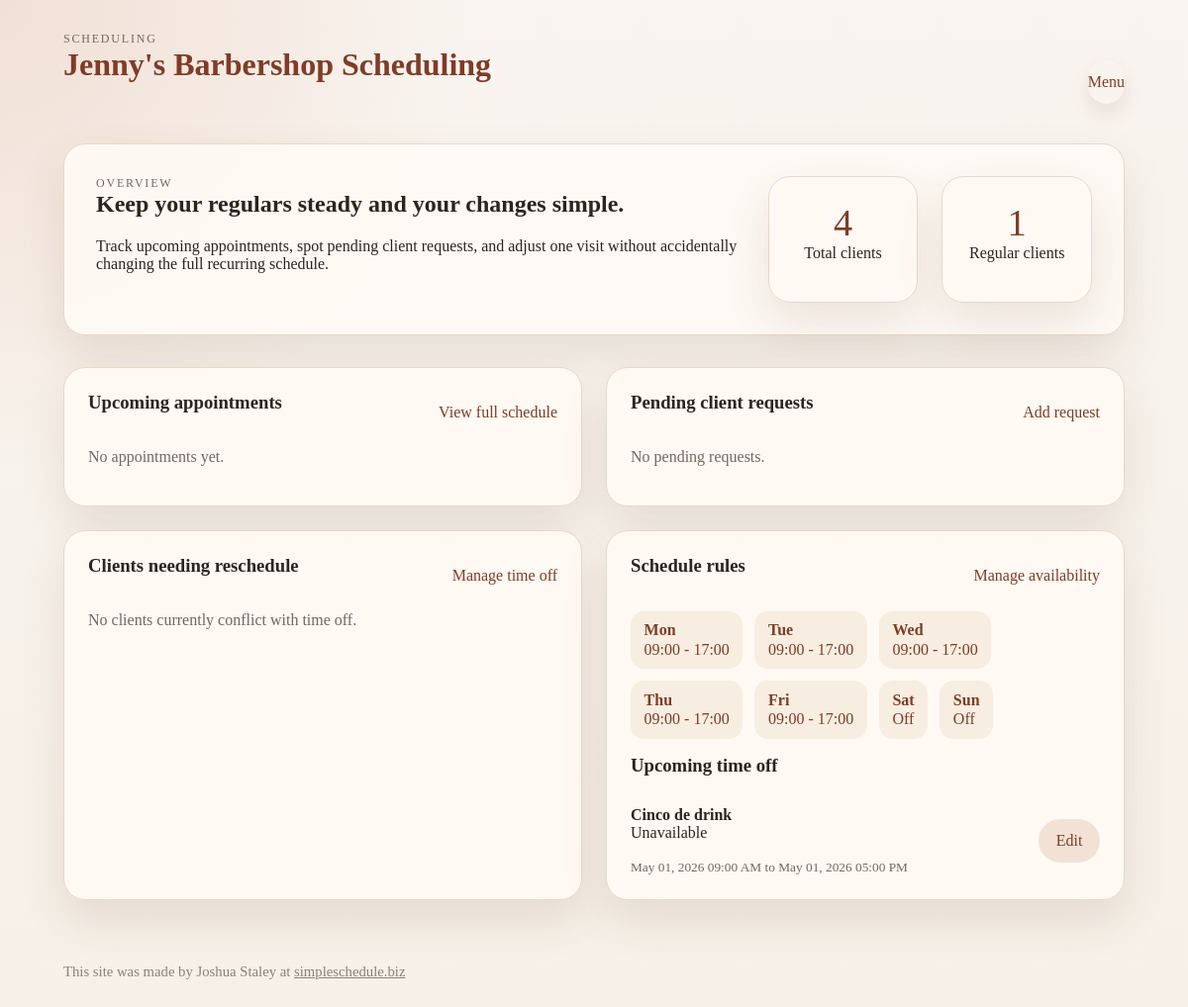
/dashboard (signed in), run on an earlier commit of the app's database.
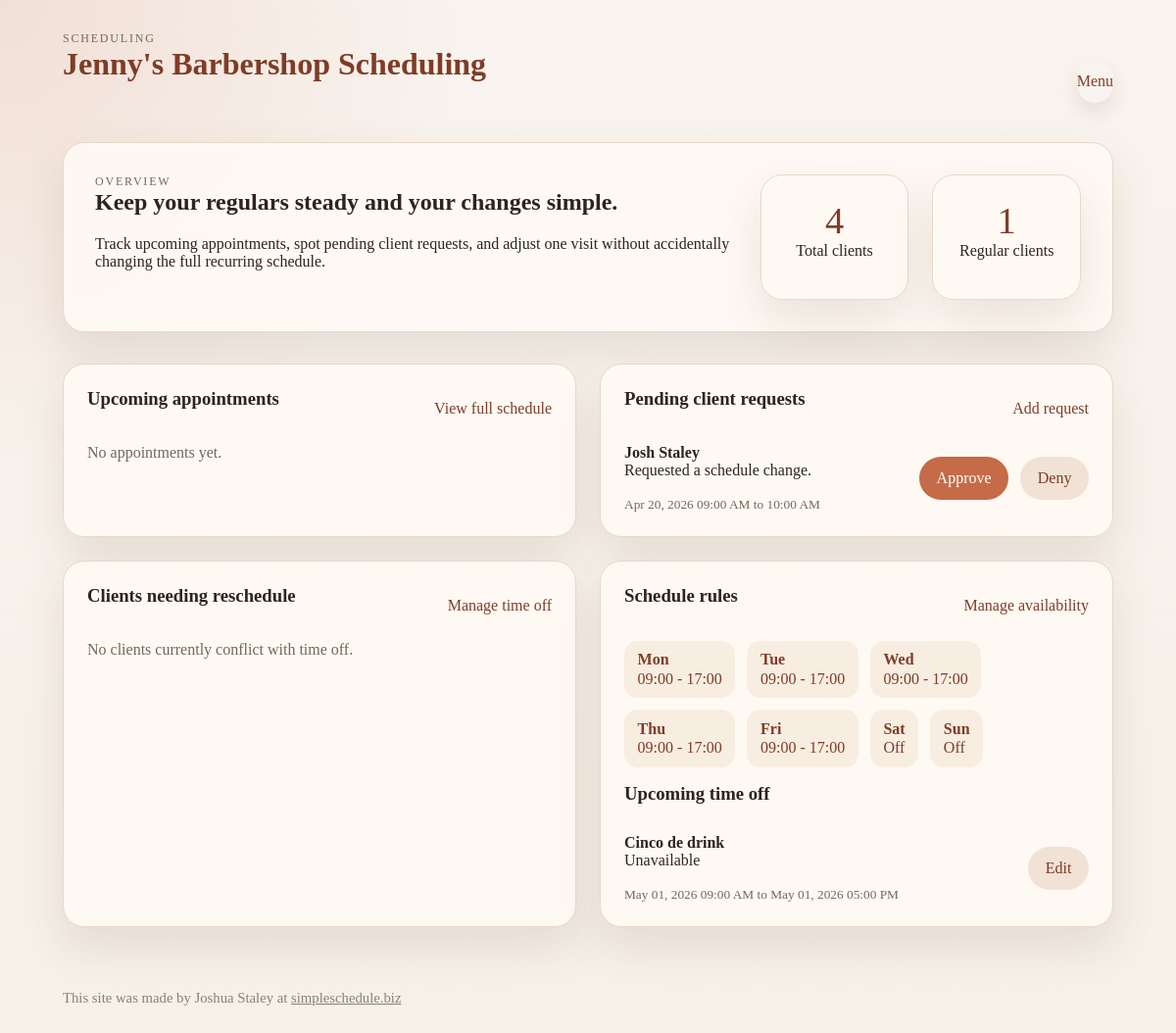
And on a later commit of the database.
### salon_scheduler/models.py (models this page shows)
class WorkingHours(db.Model):
    id = db.Column(db.Integer, primary_key=True)
    weekday = db.Column(db.Integer, nullable=False, unique=True)
    is_active = db.Column(db.Boolean, default=False, nullable=False)
    start_time = db.Column(db.String(5))
    end_time = db.Column(db.String(5))
    created_at = db.Column(db.DateTime, default=datetime.utcnow, nullable=False)
    updated_at = db.Column(db.DateTime, default=datetime.utcnow, onupdate=datetime.utcnow, nullable=False)

class Unavailability(db.Model):
    id = db.Column(db.Integer, primary_key=True)
    title = db.Column(db.String(120), nullable=False)
    start_datetime = db.Column(db.DateTime, nullable=False)
    end_datetime = db.Column(db.DateTime, nullable=False)
    is_recurring = db.Column(db.Boolean, default=False, nullable=False)
    recurrence = db.Column(db.String(20))
    weekday = db.Column(db.Integer)
    repeat_until = db.Column(db.DateTime)
    notes = db.Column(db.Text)
    created_at = db.Column(db.DateTime, default=datetime.utcnow, nullable=False)

class ChangeRequest(db.Model):
    id = db.Column(db.Integer, primary_key=True)
    client_id = db.Column(db.Integer, db.ForeignKey("client.id"), nullable=False)
    appointment_id = db.Column(db.Integer, db.ForeignKey("appointment.id"))
    promotion_id = db.Column(db.Integer, db.ForeignKey("promotion.id"))
    requested_start = db.Column(db.DateTime, nullable=False)
    requested_end = db.Column(db.DateTime, nullable=False)
    message = db.Column(db.Text)
    status = db.Column(db.String(20), default="pending", nullable=False)
    created_at = db.Column(db.DateTime, default=datetime.utcnow, nullable=False)
    client = db.relationship("Client", back_populates="change_requests")
    appointment = db.relationship("Appointment", back_populates="change_requests")
    services = db.relationship("Service", secondary=change_request_services, back_populates="change_requests")
    promotion = db.relationship("Promotion", back_populates="change_requests")

class Client(db.Model):
    id = db.Column(db.Integer, primary_key=True)
    first_name = db.Column(db.String(80), nullable=False)
    last_name = db.Column(db.String(80), nullable=False)
    birthdate = db.Column(db.Date)
    phone = db.Column(db.String(40))
    email = db.Column(db.String(120))
    notes = db.Column(db.Text)
    photo_filename = db.Column(db.String(255))
    is_regular = db.Column(db.Boolean, default=False, nullable=False)
    created_at = db.Column(db.DateTime, default=datetime.utcnow, nullable=False)
    appointments = db.relationship("Appointment", back_populates="client", cascade="all, delete-orphan")
    recurring_series = db.relationship("RecurringSeries", back_populates="client", cascade="all, delete-orphan")
    change_requests = db.relationship("ChangeRequest", back_populates="client", cascade="all, delete-orphan")
    promotions = db.relationship("Promotion", secondary=promotion_clients, back_populates="eligible_clients")
    @property
    def full_name(self) -> str:
        return f"{self.first_name} {self.last_name}".strip()

### salon_scheduler/routes.py (the view)
@main_bp.route("/dashboard")
@stylist_login_required
def dashboard():
    for series in RecurringSeries.query.filter_by(active=True).all():
        generate_future_appointments(series)
    db.session.commit()
    now = datetime.utcnow()
    today_start = datetime.combine(now.date(), time.min)
    tomorrow_end = datetime.combine(now.date() + timedelta(days=1), time.max)
    upcoming_appointments = (
        Appointment.query.join(Client)
        .filter(Appointment.start_datetime >= today_start, Appointment.start_datetime <= tomorrow_end)
        .order_by(Appointment.start_datetime.asc())
        .all()
    )
    pending_requests = (
        ChangeRequest.query.join(Client)
        .filter(ChangeRequest.status == "pending")
        .order_by(ChangeRequest.created_at.desc())
        .all()
    )
    reschedule_appointments = collect_conflicting_appointments()
    upcoming_unavailability = (
        Unavailability.query.filter(
            (Unavailability.is_recurring.is_(True)) | (Unavailability.end_datetime >= datetime.utcnow())
        )
        .order_by(Unavailability.start_datetime.asc())
        .limit(6)
        .all()
    )
    working_hours = [
        get_working_hours_map().get(index) or WorkingHours(weekday=index, is_active=False)
        for index in range(7)
    ]
    client_count = Client.query.count()
    regular_count = Client.query.filter_by(is_regular=True).count()
    return render_template(
        "dashboard.html",
        upcoming_appointments=upcoming_appointments,
        pending_requests=pending_requests,
        reschedule_appointments=reschedule_appointments,
        upcoming_unavailability=upcoming_unavailability,
        working_hours=working_hours,
        client_count=client_count,
        regular_count=regular_count,
    )

### salon_scheduler/templates/dashboard.html
{% extends "base.html" %}
{% block content %}
<section class="hero">
    <div>
        <p class="eyebrow">Overview</p>
        <h2>Keep your regulars steady and your changes simple.</h2>
        <p>Track upcoming appointments, spot pending client requests, and adjust one visit without accidentally changing the full recurring schedule.</p>
    </div>
    <div class="stats">
        <article class="card stat">
            <span>{{ client_count }}</span>
            <p>Total clients</p>
        </article>
        <article class="card stat">
            <span>{{ regular_count }}</span>
            <p>Regular clients</p>
        </article>
    </div>
</section>
<section class="grid two-col">
    <div class="card">
        <div class="section-heading">
            <h3>Upcoming appointments</h3>
            <a href="{{ url_for('main.schedule') }}">View full schedule</a>
        </div>
        {% if upcoming_appointments %}
            <div class="list">
                {% for appointment in upcoming_appointments %}
                    <article class="list-item">
                        <div>
                            <strong>{{ appointment.client.full_name }}</strong>
                            <p>{{ appointment.title }}</p>
                            <small>{{ appointment.start_datetime.strftime("%b %d, %Y %I:%M %p") }} to {{ appointment.end_datetime.strftime("%I:%M %p") }}</small>
                            {% if appointment.client.notes %}
                                <small class="detail note-detail">Client notes: {{ appointment.client.notes }}</small>
                            {% endif %}
                        </div>
                        <a class="button subtle" href="{{ url_for('main.edit_appointment', appointment_id=appointment.id) }}">Edit</a>
                    </article>
                {% endfor %}
            </div>
        {% else %}
            <p class="empty">No appointments yet.</p>
        {% endif %}
    </div>
    <div class="card">
        <div class="section-heading">
            <h3>Pending client requests</h3>
            <a href="{{ url_for('main.create_change_request') }}">Add request</a>
        </div>
        {% if pending_requests %}
            <div class="list">
                {% for item in pending_requests %}
                    <article class="list-item request-item">
                        <div>
                            <strong>{{ item.client.full_name }}</strong>
                            <p>{{ item.message or "Requested a schedule change." }}</p>
                            <small>{{ item.requested_start.strftime("%b %d, %Y %I:%M %p") }} to {{ item.requested_end.strftime("%I:%M %p") }}</small>
                        </div>
                        <div class="actions">
                            <form method="post" action="{{ url_for('main.handle_change_request', request_id=item.id, action='approve') }}">
                                <button class="button" type="submit">Approve</button>
                            </form>
                            <form method="post" action="{{ url_for('main.handle_change_request', request_id=item.id, action='deny') }}">
                                <button class="button subtle" type="submit">Deny</button>
                            </form>
                        </div>
                    </article>
                {% endfor %}
            </div>
        {% else %}
            <p class="empty">No pending requests.</p>
        {% endif %}
    </div>
</section>
<section class="grid two-col dashboard-bottom">
    <div class="card">
        <div class="section-heading">
            <h3>Clients needing reschedule</h3>
            <a href="{{ url_for('main.manage_unavailability') }}">Manage time off</a>
        </div>
        {% if reschedule_appointments %}
            <div class="list">
                {% for appointment in reschedule_appointments %}
                    <article class="list-item">
                        <div>
                            <strong>{{ appointment.client.full_name }}</strong>
                            <p>{{ appointment.title }}</p>
                            <small>{{ appointment.start_datetime.strftime("%b %d, %Y %I:%M %p") }} to {{ appointment.end_datetime.strftime("%I:%M %p") }}</small>
                            {% if appointment.client.notes %}
                                <small class="detail note-detail">Client notes: {{ appointment.client.notes }}</small>
                            {% endif %}
                        </div>
                        <a class="button subtle" href="{{ url_for('main.edit_appointment', appointment_id=appointment.id) }}">Reschedule</a>
                    </article>
                {% endfor %}
            </div>
        {% else %}
            <p class="empty">No clients currently conflict with time off.</p>
        {% endif %}
    </div>
    <div class="card">
        <div class="section-heading">
            <h3>Schedule rules</h3>
            <a href="{{ url_for('main.manage_unavailability') }}">Manage availability</a>
        </div>
        <div class="hours-summary">
            {% for item in working_hours %}
                <div class="hours-pill">
                    <strong>{{ ["Mon", "Tue", "Wed", "Thu", "Fri", "Sat", "Sun"][item.weekday] }}</strong>
                    <span>{% if item.is_active and item.start_time and item.end_time %}{{ item.start_time }} - {{ item.end_time }}{% else %}Off{% endif %}</span>
                </div>
            {% endfor %}
        </div>
        <div class="section-heading subheading">
            <h3>Upcoming time off</h3>
        </div>
        {% if upcoming_unavailability %}
            <div class="list">
                {% for item in upcoming_unavailability %}
                    <article class="list-item">
                        <div>
                            <strong>{{ item.title }}</strong>
                            <p>
                                {% if item.is_recurring %}
                                    Weekly on {{ ["Monday", "Tuesday", "Wednesday", "Thursday", "Friday", "Saturday", "Sunday"][item.weekday] }}
                                {% else %}
                                    {{ item.notes or "Unavailable" }}
                                {% endif %}
                            </p>
                            <small>
                                {% if item.is_recurring %}
                                    {{ item.start_datetime.strftime("%I:%M %p") }} to {{ item.end_datetime.strftime("%I:%M %p") }}{% if item.repeat_until %} until {{ item.repeat_until.strftime("%b %d, %Y") }}{% endif %}
                                {% else %}
                                    {{ item.start_datetime.strftime("%b %d, %Y %I:%M %p") }} to {{ item.end_datetime.strftime("%b %d, %Y %I:%M %p") }}
                                {% endif %}
                            </small>
                        </div>
                        <a class="button subtle" href="{{ url_for('main.edit_unavailability', unavailability_id=item.id) }}">Edit</a>
                    </article>
                {% endfor %}
            </div>
        {% else %}
            <p class="empty">No time off blocks added yet.</p>
        {% endif %}
    </div>
</section>
{% endblock %}

### salon_scheduler/templates/base.html (shortened to what this page needs)
<!doctype html>
<html lang="en">
<head>
    <link rel="stylesheet" href="{{ url_for('static', filename='styles.css') }}">
</head>
<body>
    <header class="topbar">
        <div>
            <p class="eyebrow">Scheduling</p>
            <h1><a href="{{ url_for('main.home') }}">Jenny's Barbershop Scheduling</a></h1>
        </div>
        <nav>
            {% if current_stylist %}
                <button class="nav-button menu-trigger" type="button" data-menu-open aria-expanded="false" aria-controls="stylist-menu">
                    Menu
                </button>
            {% elif current_client %}
                <a href="{{ url_for('main.create_change_request') }}">Request Appointment Change</a>
                <form method="post" action="{{ url_for('main.client_logout') }}">
                    <button class="nav-button" type="submit">Client Sign Out</button>
                </form>
            {% endif %}
        </nav>
    </header>
    <main class="page-shell {% if current_stylist %}app-layout{% endif %}">
        <div class="content-column">
            {% block content %}{% endblock %}
        </div>
    </main>
    <footer class="site-footer">
        <p>
            This site was made by Joshua Staley at
            <a href="https://simpleschedule.biz" target="_blank" rel="noreferrer">simpleschedule.biz</a>
        </p>
    </footer>
</body>
</html>

What changed in the data, as far as the page shows it:
added ChangeRequest: client.full_name "Josh Staley", message "Requested a schedule change.", requested_start "Apr 20, 2026 09:00 AM", requested_end "10:00 AM"
Also different on the page:
text no longer shown: "No pending requests."
